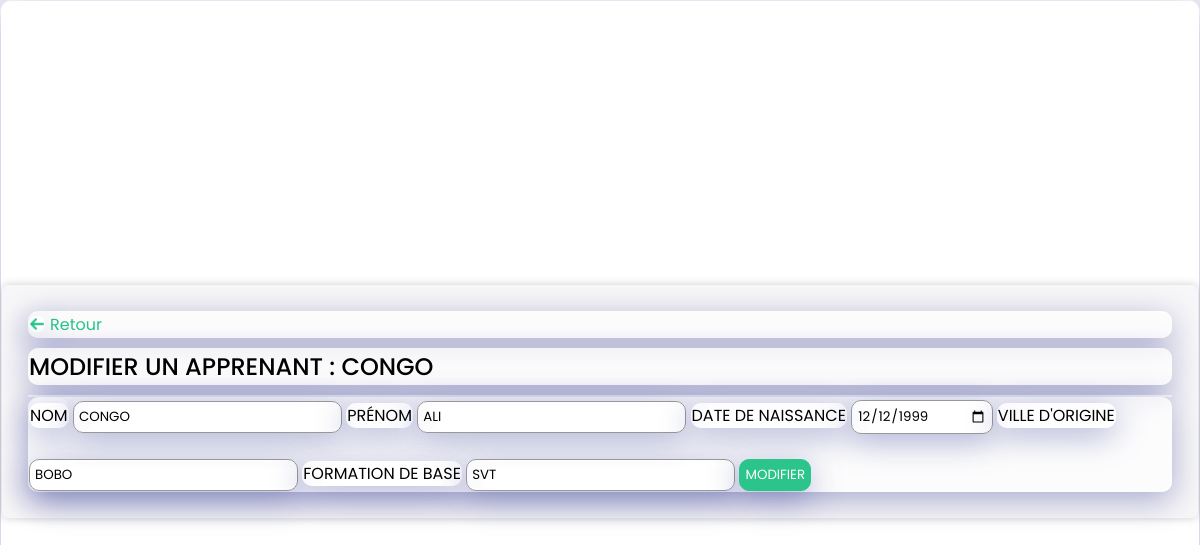
/modifier.php?id=25, run on the app's committed database.
### tables this page shows
CREATE TABLE `employe` (
  `id` int UNSIGNED NOT NULL,
  `nom` varchar(30) NOT NULL,
  `prenom` varchar(30) NOT NULL,
  `date_de_naissance` date DEFAULT NULL,
  `ville` varchar(30) NOT NULL,
  `formation` varchar(30) NOT NULL,
  `reg_date` timestamp NULL DEFAULT CURRENT_TIMESTAMP ON UPDATE CURRENT_TIMESTAMP
);

### modifier.php (the view, shortened to what this page needs)
<!DOCTYPE html>
<html lang="en">
<head>
    <link rel="stylesheet" href="formStyle.css">
</head>
<body>
    <?php
    include_once "connexion.php";
    $id = $_GET['id'];
    $sql = "SELECT * FROM employe WHERE id = :id";
    $stmt = $conn->prepare($sql);
    $stmt->bindParam(':id', $id);
    $stmt->execute();
    $row = $stmt->fetch(PDO::FETCH_ASSOC);
    ?>
    <div class="form">
        <a href="verifier.php" class="back_btn"><img src="images/back.png">Retour</a>
        <h2>Modifier un apprenant : <?= $row['nom'] ?></h2>
        <p class="erreur_message">
        </p>
        <form action="" method="POST">
            <label>Nom</label>
            <input type="text" name="nom" value="<?= $row['nom'] ?>">
            <label>Prénom</label>
            <input type="text" name="prenom" value="<?= $row['prenom'] ?>">
            <label>Date de naissance</label>
            <input type="date" name="date_de_naissance" value="<?= $row['date_de_naissance'] ?>">
            <label>Ville d'origine</label>
            <input type="text" name="ville" value="<?= $row['ville'] ?>">
            <label>Formation de base</label>
            <input type="text" name="formation" value="<?= $row['formation'] ?>">
            <input type="submit" value="Modifier" name="button">
        </form>
    </div>
</body>
</html>

### formStyle.css (style rules this page uses)
* { margin: 0; padding: 0; box-sizing: border-box; font-family: "Poppins", sans-serif; border-radius: 12px; border: 1px solid rgba(209, 213, 219, 0.3); background: rgba(255, 255, 255, 0.7); box-shadow: 0 8px 32px 0 rgba(31, 38, 135, 0.37); backdrop-filter: blur(1.5px); -webkit-backdrop-filter: blur(1.5px); border-radius: 10px; border: 1px solid rgba(255, 255, 255, 0.18); }
body { background-image: url("https://images.unsplash.com/photo-1519681393784-d120267933ba?ixid=MnwxMjA3fDB8MHxwaG90by1wYWdlfHx8fGVufDB8fHx8&ixlib=rb-1.2.1&auto=format&fit=crop&w=1124&q=100"); }
body { display: flex; align-items: center; justify-content: center; min-height: 100vh; }
img { height: 25px; }
.form { background-color: #f7f6f8; padding: 25px; box-shadow: 0 0 10px rgba(0, 0, 0, 0.2); border-radius: 6px; }
.back_btn { color: #2bc48a; text-decoration: 0; display: flex; align-items: center; }
.back_btn img { height: 16px; margin-right: 5px; }
h2 { margin: 10px 0; font-weight: 500; text-transform: uppercase; }
.erreur_message { color: red; font-size: 12px; }
label { margin-top: 5px; text-transform: uppercase; }
input { padding: 5px; border: 1px solid #999; outline: 0; margin-top: 2px; }
input[type="submit"] { margin-top: 25px; background-color: #2bc48a; border: 1px solid #2bc48a; cursor: pointer; color: #fff; text-transform: uppercase; }

### data on the page
employe: nom "CONGO", prenom "ALI", date_de_naissance "12/12/1999", ville "BOBO", formation "SVT"
